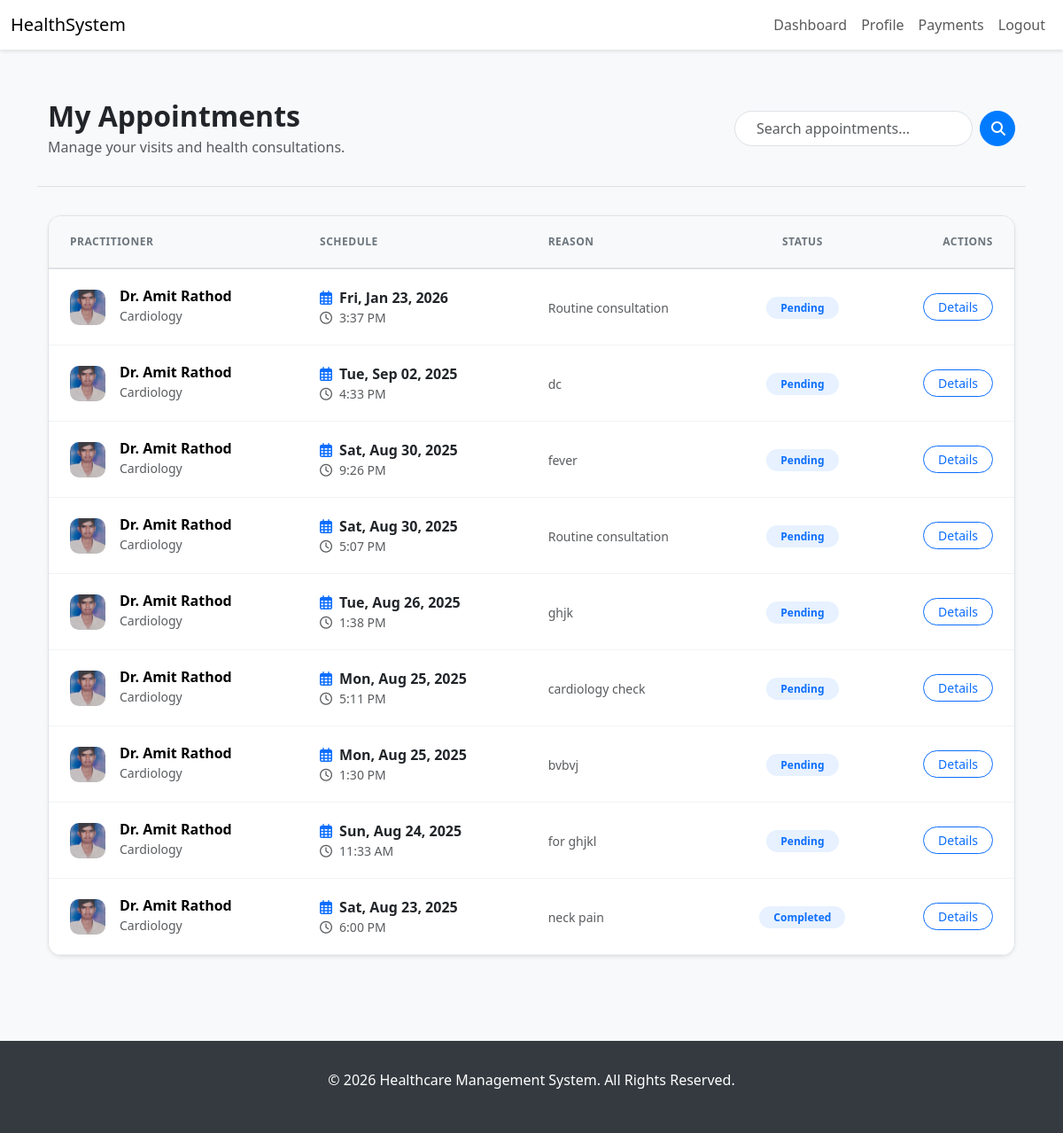
The app's page /appointments/ (signed in), older data.
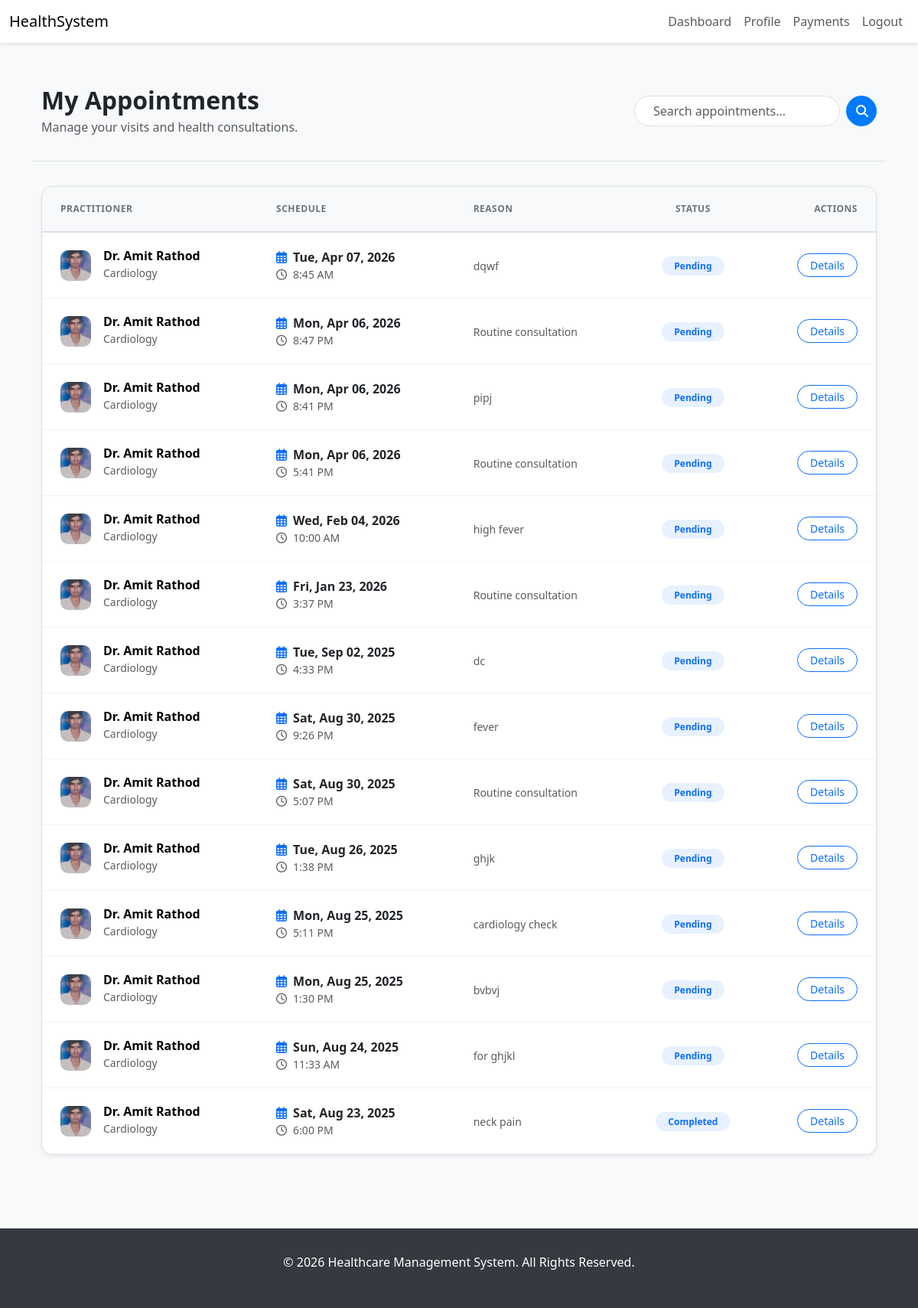
The same page, newer data.
### core/models.py (models this page shows, shortened)
class Appointment(models.Model):
    STATUS_CHOICES = [
        ('pending', 'Pending'),
        ('confirmed', 'Confirmed'),
        ('cancelled', 'Cancelled'),
        ('completed', 'Completed'),
        ('rescheduled', 'Rescheduled'),
    ]
    PAYMENT_STATUS_CHOICES = [
        ('pending', 'Pending'),
        ('paid', 'Paid'),
        ('failed', 'Failed'),
        ('refunded', 'Refunded'),
    ]
    patient = models.ForeignKey(Patient, on_delete=models.CASCADE, related_name='appointments')
    doctor = models.ForeignKey(Doctor, on_delete=models.CASCADE, related_name='appointments')
    appointment_number = models.CharField(max_length=20, unique=True, blank=True)
    appointment_date = models.DateField()
    appointment_time = models.TimeField()
    end_time = models.TimeField(blank=True, null=True)
    reason = models.TextField(blank=True, null=True)
    status = models.CharField(max_length=20, choices=STATUS_CHOICES, default='pending')
    payment_status = models.CharField(max_length=20, choices=PAYMENT_STATUS_CHOICES, default='pending')
    meeting_link = models.URLField(blank=True, null=True)
    notes = models.TextField(blank=True, null=True)
    is_reminder_sent = models.BooleanField(default=False)
    cancellation_reason = models.TextField(blank=True, null=True)
    created_at = models.DateTimeField(auto_now_add=True)
    updated_at = models.DateTimeField(auto_now=True)
    class Meta:
        verbose_name = "Appointment"
        verbose_name_plural = "Appointments"
        unique_together = ('doctor', 'appointment_date', 'appointment_time')
        ordering = ['-appointment_date', '-appointment_time']

class Doctor(models.Model):
    user = models.OneToOneField(settings.AUTH_USER_MODEL, on_delete=models.CASCADE, limit_choices_to={'role': 'doctor'})
    specializations = models.ManyToManyField(Specialization, related_name='doctors')
    experience_years = models.PositiveIntegerField(
        validators=[MinValueValidator(0), MaxValueValidator(60)]
    )
    consultation_fee = models.DecimalField(
        max_digits=10,
        decimal_places=2,
        validators=[MinValueValidator(0)]
    )
    license_number = models.CharField(max_length=50, unique=True)
    clinic_address = models.TextField()
    available_days = models.CharField(max_length=50)  # e.g., "Mon,Tue,Wed,Fri"
    available_from = models.TimeField()
    available_to = models.TimeField()
    is_active = models.BooleanField(default=False) # Changed to False for manual verification
    education = models.TextField(default='', blank=True)
    languages = models.CharField(max_length=200, default="English")  # Comma-separated languages
    awards = models.TextField(blank=True, null=True)
    created_at = models.DateTimeField(auto_now_add=True)
    updated_at = models.DateTimeField(auto_now=True)
    class Meta:
        verbose_name = "Doctor"
        verbose_name_plural = "Doctors"
        ordering = ['-created_at']

class Profile(models.Model):
    GENDER_CHOICES = [
        ('male', 'Male'),
        ('female', 'Female'),
        ('other', 'Other'),
        ('prefer_not_to_say', 'Prefer not to say'),
    ]
    user = models.OneToOneField(settings.AUTH_USER_MODEL, on_delete=models.CASCADE, related_name='profile')
    profile_picture = models.ImageField(
        upload_to=profile_picture_upload_path,
        blank=True,
        null=True,
        validators=[FileExtensionValidator(allowed_extensions=['jpg', 'jpeg', 'png'])]
    )
    bio = models.TextField(blank=True, null=True, max_length=500)
    date_of_birth = models.DateField(blank=True, null=True)
    gender = models.CharField(max_length=20, choices=GENDER_CHOICES, blank=True, null=True)
    address = models.TextField(blank=True, null=True)
    created_at = models.DateTimeField(auto_now_add=True)
    updated_at = models.DateTimeField(auto_now=True)
    class Meta:
        verbose_name = "User Profile"
        verbose_name_plural = "User Profiles"
        ordering = ['-created_at']

class User(AbstractUser):
    ROLE_CHOICES = [
        ('patient', 'Patient'),
        ('doctor', 'Doctor'),
        ('admin', 'Admin'),
    ]
    role = models.CharField(max_length=10, choices=ROLE_CHOICES, default='patient')
    phone = models.CharField(
        max_length=15,
        blank=True,
        null=True,
        validators=[RegexValidator(r'^\+?1?\d{9,15}$', 'Enter a valid phone number.')]
    )
    is_verified = models.BooleanField(default=False)

class Specialization(models.Model):
    name = models.CharField(max_length=100, unique=True)
    slug = models.SlugField(unique=True, blank=True)
    description = models.TextField(blank=True, null=True)
    icon = models.CharField(max_length=50, blank=True, null=True)  # For icon class or image reference
    created_at = models.DateTimeField(auto_now_add=True)  # auto timestamp
    updated_at = models.DateTimeField(auto_now=True)
    class Meta:
        verbose_name = "Specialization"
        verbose_name_plural = "Specializations"
        ordering = ['name']

### core/views.py (the view, shortened to what this page needs)
# urls.py: path('appointments/', views.appointment_list, name='appointment_list'),
@login_required
def appointment_list(request):
    user = request.user
    if is_patient(user):
        appointments = Appointment.objects.filter(patient__user=user)
    elif is_doctor(user):
        appointments = Appointment.objects.filter(doctor__user=user)
    elif is_admin(user):
        appointments = Appointment.objects.all()
    else:
        return HttpResponseForbidden()
    search_query = request.GET.get('q', '')
    appointments = appointments.order_by('-appointment_date', '-appointment_time')
    context = {
        'appointments': appointments,
        'status_choices': Appointment.STATUS_CHOICES,
        'search_query': search_query, # Add this to the context
    }
    return render(request, 'appointment_list.html', context)

### core/views.py (called while the page is built)
def is_patient(user): return user.is_authenticated and user.role == 'patient'

def is_doctor(user): return user.is_authenticated and user.role == 'doctor'

### templates/appointment_list.html (shortened to what this page needs)
{% extends 'base.html' %}
{% load static %}
{% block content %}
<div class="page-header">
  <div class="container d-flex justify-content-between align-items-center">
    <div>
      <h2 class="fw-bold mb-1">My Appointments</h2>
      <p class="text-muted mb-0">Manage your visits and health consultations.</p>
    </div>
    <div class="d-none d-md-block">
      <form method="get" class="d-flex">
        <input type="text" name="q" class="form-control search-box" placeholder="Search appointments..."
          value="{{ search_query|default:'' }}">
        <button type="submit" class="btn btn-primary rounded-circle ms-2" style="width: 40px; height: 40px;">
          <i class="fas fa-search"></i>
        </button>
      </form>
    </div>
  </div>
</div>
<div class="container pb-5">
  <div class="row">
    <div class="col-lg-12">
      <div class="table-container shadow-sm border">
        <div class="table-responsive">
          <table class="table table-hover mb-0">
            <thead>
              <tr>
                <th scope="col" class="ps-4">Practitioner</th>
                <th scope="col">Schedule</th>
                <th scope="col">Reason</th>
                <th scope="col" class="text-center">Status</th>
                <th scope="col" class="text-end pe-4">Actions</th>
              </tr>
            </thead>
            <tbody>
              {% for appointment in appointments %}
              <tr>
                <td class="ps-4">
                  <div class="doctor-cell">
                    {% if appointment.doctor.user.profile.profile_picture %}
                    <img src="{{ appointment.doctor.user.profile.profile_picture.url }}" class="doctor-avatar-sm">
                    {% else %}
                    <div class="doctor-avatar-sm bg-light d-flex align-items-center justify-content-center">
                      <i class="fas fa-user-md text-muted"></i>
                    </div>
                    {% endif %}
                    <div>
                      <h6 class="fw-bold mb-0">Dr. {{ appointment.doctor.user.get_full_name|default:appointment.doctor.user.username }}</h6>
                      <small class="text-muted">{{ appointment.doctor.specializations.first.name|default:"General Physician" }}</small>
                    </div>
                  </div>
                </td>
                <td>
                  <div class="fw-bold text-dark"><i class="far fa-calendar-alt me-2 text-primary"></i>{{ appointment.appointment_date|date:"D, M d, Y" }}</div>
                  <div class="text-muted small"><i class="far fa-clock me-2"></i>{{ appointment.appointment_time|time:"g:i A" }}</div>
                </td>
                <td>
                  <span class="text-muted small">{{ appointment.reason|truncatechars:40|default:"Routine consultation" }}</span>
                </td>
                <td class="text-center">
                  <span class="badge badge-pill
                    {% if appointment.status == 'Confirmed' %}bg-success-light text-success
                    {% elif appointment.status == 'Pending' %}bg-warning-light text-warning-dark
                    {% elif appointment.status == 'Cancelled' %}bg-danger-light text-danger
                    {% else %}bg-primary-light text-primary{% endif %}"
                    style="background-color: {% if appointment.status == 'Confirmed' %}#e6f4ea{% elif appointment.status == 'Pending' %}#fff4e5{% elif appointment.status == 'Cancelled' %}#fcebe9{% else %}#e7f1ff{% endif %};">
                    {{ appointment.get_status_display }}
                  </span>
                </td>
                <td class="text-end pe-4">
                  <a href="{% url 'appointment_detail' appointment.id %}"
                    class="btn btn-outline-primary btn-sm btn-detail">Details</a>
                </td>
              </tr>
              {% endfor %}
            </tbody>
          </table>
        </div>
      </div>
    </div>
  </div>
</div>
{% endblock %}

### templates/base.html (shortened to what this page needs)
<!doctype html>
<html lang="en">
<head>
    <link href="https://cdn.jsdelivr.net/npm/bootstrap@5.3.3/dist/css/bootstrap.min.css" rel="stylesheet">
    <link rel="stylesheet" href="https://cdnjs.cloudflare.com/ajax/libs/font-awesome/6.4.0/css/all.min.css">
</head>
<body>
    <nav class="navbar navbar-expand-lg navbar-light bg-white sticky-top">
        <div class="container-fluid">
            <a class="navbar-brand" href="{% url 'home' %}">HealthSystem</a>
            <div class="collapse navbar-collapse" id="navbarNav">
                <ul class="navbar-nav ms-auto">
                    {% if user.is_authenticated %}
                    <li class="nav-item">
                        <a class="nav-link" href="{% url 'dashboard' %}">Dashboard</a>
                    </li>
                    <li class="nav-item">
                        <a class="nav-link" href="{% url 'profile' %}">Profile</a>
                    </li>
                    {% if user.role == 'doctor' or user.role == 'admin' %}
                    <li class="nav-item">
                        <a class="nav-link" href="{% url 'payment_list' %}">Payments</a>
                    </li>
                    {% endif %}
                    <li class="nav-item">
                        <a class="nav-link" href="{% url 'logout' %}">Logout</a>
                    </li>
                    {% endif %}
                </ul>
            </div>
        </div>
    </nav>
    <main class="container mt-4">
        {% block content %}{% endblock %}
    </main>
    <footer class="footer">
        <div class="container text-center">
            <p>&copy; {% now "Y" %} Healthcare Management System. All Rights Reserved.</p>
        </div>
    </footer>
</body>
</html>

### templates/base.html (style rules this page uses)
body { background-color: #f8f9fa; }
.navbar { box-shadow: 0 2px 4px rgba(0, 0, 0, .1); }
.btn-primary { background-color: #007bff; border-color: #007bff; }
.footer { background-color: #343a40; color: white; padding: 2rem 0; margin-top: 3rem; }

### templates/appointment_list.html (style rules this page uses)
.page-header { background: #f8f9fa; padding: 2rem 0; margin-bottom: 2rem; border-bottom: 1px solid #dee2e6; }
.table-container { background: white; border-radius: 15px; box-shadow: 0 4px 12px rgba(0, 0, 0, 0.05); overflow: hidden; border: none; }
.table thead th { background-color: #f8f9fa; border-bottom: 2px solid #dee2e6; color: #6c757d; font-weight: 700; text-transform: uppercase; font-size: 0.75rem; letter-spacing: 0.5px; padding: 1.25rem 1rem; }
.table tbody td { padding: 1.25rem 1rem; vertical-align: middle; border-color: #f1f3f5; }
.doctor-cell { display: flex; align-items: center; gap: 1rem; }
.doctor-avatar-sm { width: 40px; height: 40px; object-fit: cover; border-radius: 10px; }
.badge-pill { padding: 0.4rem 1rem; border-radius: 50px; font-weight: 600; font-size: 0.75rem; display: inline-block; }
.search-box { max-width: 400px; border-radius: 50px; padding-left: 1.5rem; border: 1px solid #dee2e6; }
.btn-detail { border-radius: 50px; padding: 0.25rem 1rem; font-size: 0.875rem; }

Row changes from the older to the newer data that the page shows:
added Appointment: doctor.user.profile.profile_picture (picture), doctor.user.get_full_name "Amit Rathod", doctor.specializations.first.name "Cardiology", appointment_date "Tue, Apr 07, 2026", appointment_time "8:45 AM", reason "dqwf", status "Pending"
added Appointment: doctor.user.profile.profile_picture (picture), doctor.user.get_full_name "Amit Rathod", doctor.specializations.first.name "Cardiology", appointment_date "Mon, Apr 06, 2026", appointment_time "8:47 PM", reason "Routine consultation", status "Pending"
added Appointment: doctor.user.profile.profile_picture (picture), doctor.user.get_full_name "Amit Rathod", doctor.specializations.first.name "Cardiology", appointment_date "Mon, Apr 06, 2026", appointment_time "8:41 PM", reason "pipj", status "Pending"
added Appointment: doctor.user.profile.profile_picture (picture), doctor.user.get_full_name "Amit Rathod", doctor.specializations.first.name "Cardiology", appointment_date "Mon, Apr 06, 2026", appointment_time "5:41 PM", reason "Routine consultation", status "Pending"
added Appointment: doctor.user.profile.profile_picture (picture), doctor.user.get_full_name "Amit Rathod", doctor.specializations.first.name "Cardiology", appointment_date "Wed, Feb 04, 2026", appointment_time "10:00 AM", reason "high fever", status "Pending"
